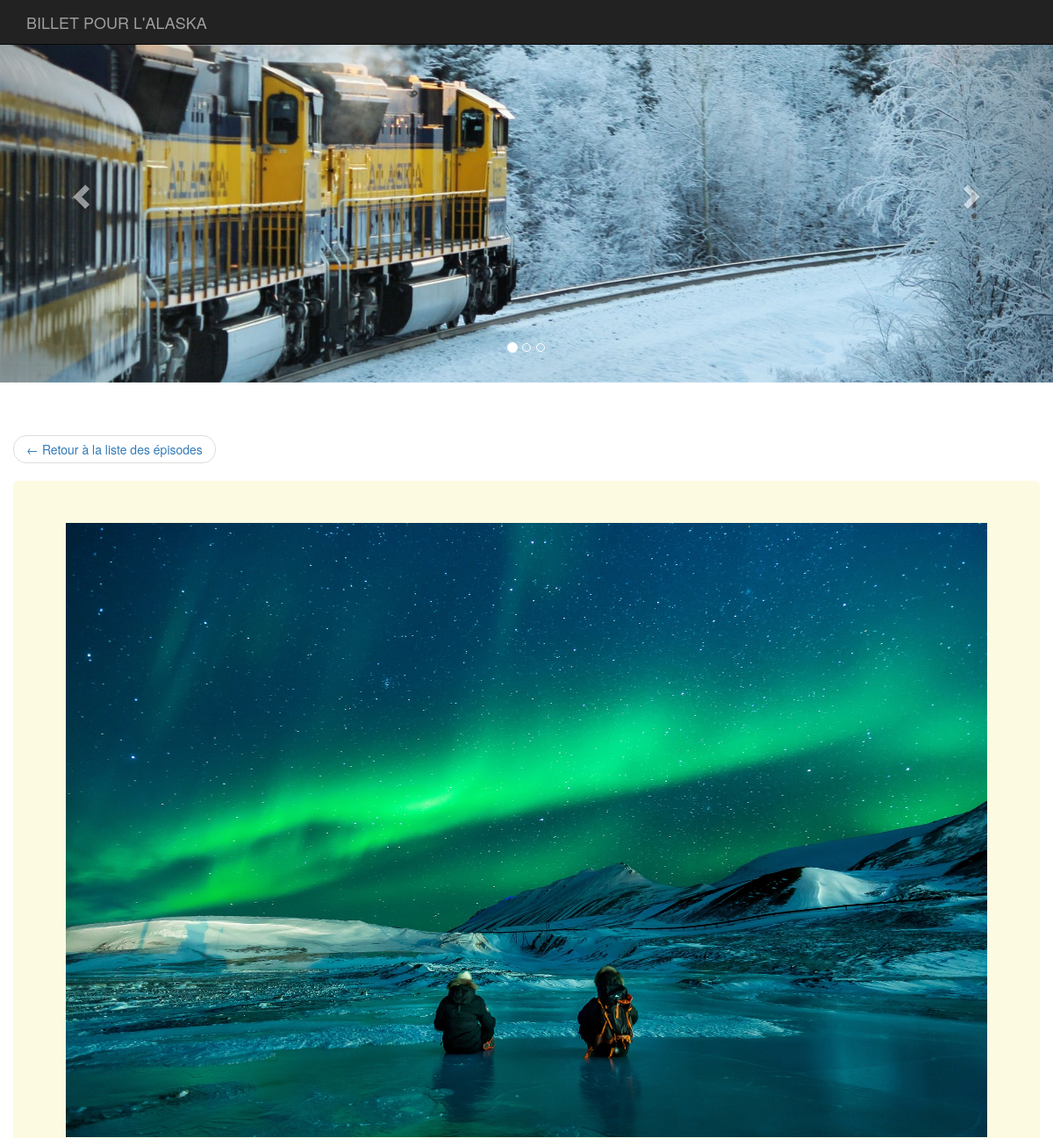
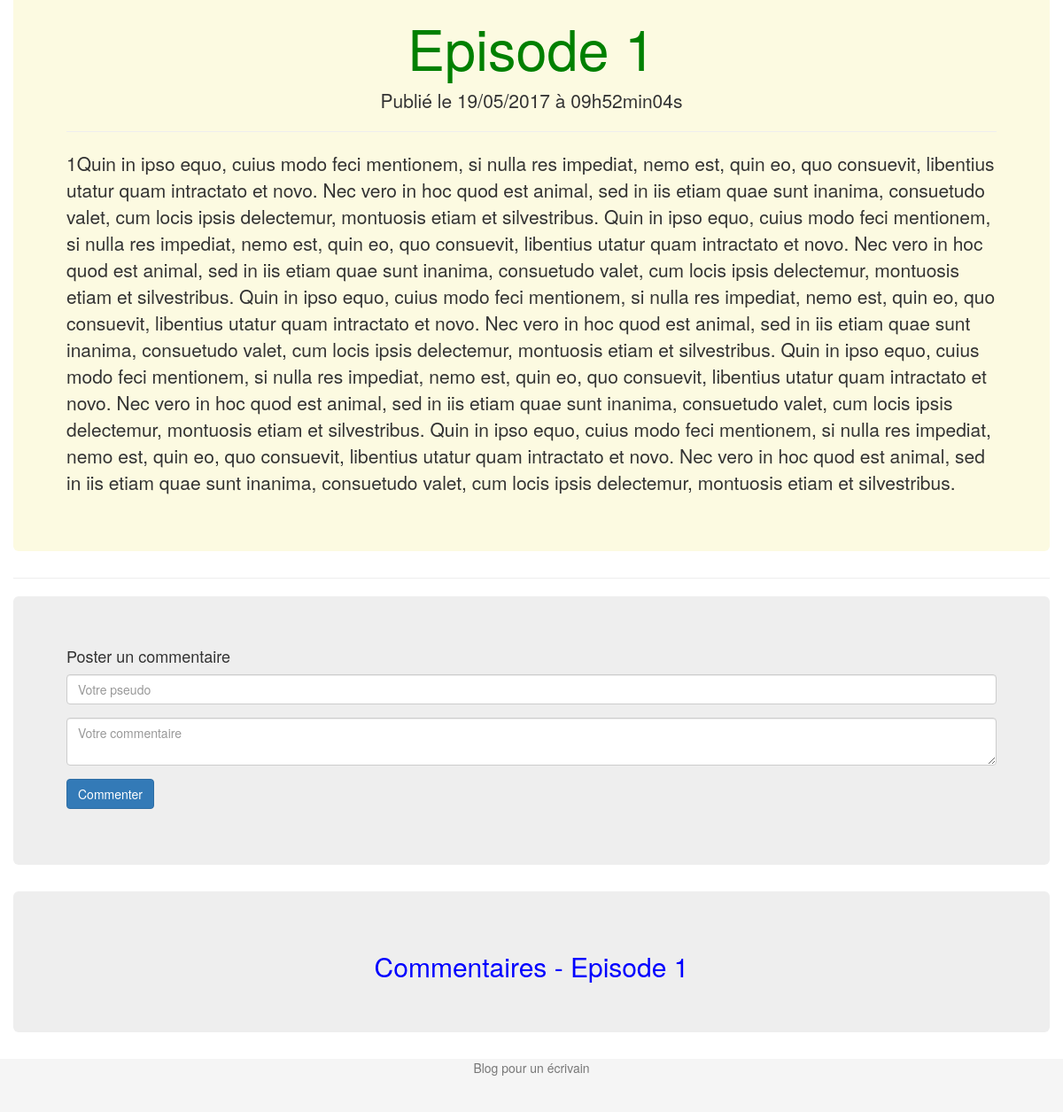
Screenshot of /index.php?action=billet&id=151 with the database file from the repository (2 pictures, top to bottom).
### tables this page shows
CREATE TABLE `billets` (
  `ID` int(11) NOT NULL,
  `titre` varchar(255) NOT NULL,
  `image` varchar(1000) NOT NULL,
  `contenu` text NOT NULL,
  `date_creation` datetime NOT NULL
);

### Controleur/ControleurBillet.php (called while the page is built, shortened)
<?php
require_once 'Model/Billet.php';
class ControleurBillet {
  private $billet;
  private $commentaire;
  public $message;
  public function __construct() {
    $this->billet = new Billet();
    $this->commentaire = new Commentaire();
  }
  public function billet($idBillet) {
    $billet = $this->billet->getBillet($idBillet);
    $commentaires = $this->commentaire->getCommentaires($idBillet);
    $commentaireParId = [];
    $vue = new Vue("Billet");
    $vue->generer(array(
      'billet' => $billet,
      'commentaires' => $commentaires,
      'commentaireParId' => $commentaireParId,
      'message' => $this->message
      ));
  }
}

### index.php (called while the page is built, shortened)
<?php
$routeur = new Routeur();
$routeur->routerRequete();

### Model/Billet.php (called while the page is built, shortened)
<?php
require_once 'Modele.php';
class Billet extends Modele{
  public function getBillet($idBillet) {
    $sql = 'SELECT ID, titre, image, contenu, DATE_FORMAT(date_creation, "%d/%m/%Y à %Hh%imin%ss") as date FROM billets WHERE ID=?';
    $billet = $this->executerRequete($sql, array($idBillet));
    if ($billet->rowCount() == 1)
      return $billet->fetch();
    else
     throw new Exception("Aucun billet ne correspond à l'identifiant '$idBillet'");
  }
}

### Model/Modele.php (called while the page is built)
<?php
abstract class Modele {
  private $bdd;
  protected function executerRequete($sql, $params = null) {
    if ($params == null) {
      $resultat = $this->getBdd()->query($sql);
    }
    else {
      $resultat = $this->getBdd()->prepare($sql);
      $resultat->execute($params);
    }
    return $resultat;
  }
  private function getBdd() {
    if ($this->bdd == null) {
      $this->bdd = new PDO('mysql:host=localhost;dbname=blog;charset=utf8',
        'root', '', array(PDO::ATTR_ERRMODE => PDO::ERRMODE_EXCEPTION, PDO::ATTR_DEFAULT_FETCH_MODE => PDO::FETCH_OBJ));
    }
    return $this->bdd;
  }
}

### Vue/vueBillet.php (the view, shortened to what this page needs)
<nav aria-label="...">
  <ul class="pager">
    <li class="previous"><a href="index.php"><span aria-hidden="true">&larr;</span> Retour à la liste des épisodes</a></li>
  </ul>
</nav>
<div class="jumbotron" style="background-color: #FCFAE1">
<article>
  <header style="text-align: center;">
  <img class="featurette-image img-responsive center-block" src="<?= $billet->image; ?>" alt="Generic placeholder image">
    <h1 class="" style="color: green;"><?= $billet->titre ?></h1>
    <p>Publié le <?= $billet->date ?></p>
  </header>
  <hr>
  <p><?= $billet->contenu ?></p>
</article>
</div>
<hr />
<div class="jumbotron">
    <form action="#" id="form-comment" method="post">
      <h4>Poster un commentaire</h4>
      <div class="form-group">
        <input name="pseudo" id="pseudo" class="form-control" placeholder="Votre pseudo" required>
      </div>
      <div class="form-group">
        <textarea name="content" id="content" class="form-control" placeholder="Votre commentaire" required></textarea>
      </div>
      <div class="form-group">
        <button type="submit" class="btn btn-primary" required>Commenter</button>
      </div>
    </form>
</div>
<header class="jumbotron">
    <h2 style="text-align: center; color: blue;">Commentaires - <?= $billet->titre ?></h2>
</header>

### Include/css/sticky-footer.css (style rules this page uses)
html { position: relative; min-height: 100%; }
body { margin-bottom: 60px; }

### rows the page displays
billets: image (picture), titre "Episode 1", contenu "1Quin in ipso equo, cuius modo feci mentionem, si nulla res impediat, nemo est, quin eo, quo consuevit, libentius utatur quam intractato et novo. Nec vero in hoc quod est animal, sed in iis etiam quae sunt inanima, consuetudo valet, cum locis ipsis delectemur, montuosis etiam et silvestribus. Quin in ipso equo, cuius modo feci mentionem, si nulla res impediat, nemo est, quin eo, quo consuevit, libentius utatur quam intractato et novo. Nec vero in hoc quod est animal, sed in iis etiam quae sunt inanima, consuetudo valet, cum locis ipsis delectemur, montuosis etiam et silvestribus. Quin in ipso equo, cuius modo feci mentionem, si nulla res impediat, nemo est, quin eo, quo consuevit, libentius…"

### other values shown
$billet->date "19/05/2017 à 09h52min04s"
